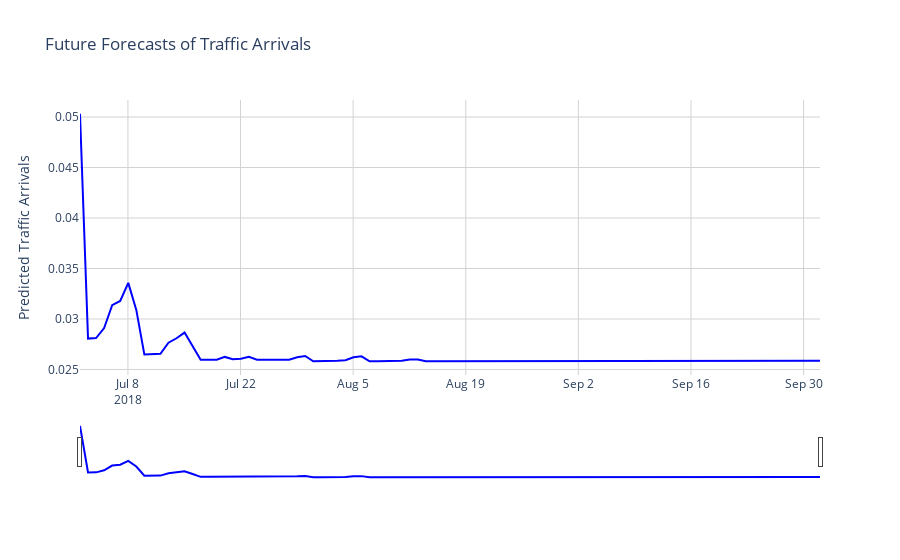

The cell this chart's notebook holds for it:
### Code cell
# Create a new figure
fig = go.Figure()

fig.add_trace(go.Scatter(x=future_with_features.index, y=future_with_features['pred'],
                         name='Predicted Traffic Arrivals',
                         line=dict(color='blue', width=2),
                         hovertemplate='<b>Date</b>: %{x|%m-%d-%Y}<br>' +
                                       '<b>Traffic</b>: %{y}<br>' +
                                       '<b>Day of Week</b>: %{x| %A}<extra></extra>'))

fig.update_layout(
    title='Future Forecasts of Traffic Arrivals',
    xaxis=dict(
        rangeslider=dict(visible=True),
        type='date'
    ),
    yaxis_title='Predicted Traffic Arrivals',
    template='plotly_white'
)

fig.update_xaxes(showgrid=True, gridwidth=1, gridcolor='lightgrey')
fig.update_yaxes(showgrid=True, gridwidth=1, gridcolor='lightgrey')

fig.show()
